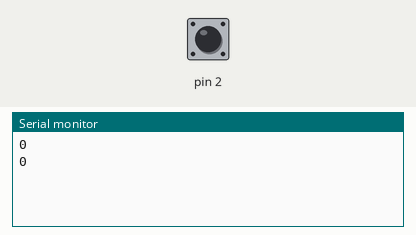
The sketch below on a simulated Arduino Uno, built with avr-gcc and run on an emulated ATmega328P. Parts: the last lines printed to the serial monitor. The test bench sets the inputs (shaded band); at power-on: pin 2 HIGH.

Above: at 1.2 s.
1.3 s: pin 2 pulled LOW for 0.15 s
At 2.7 s:
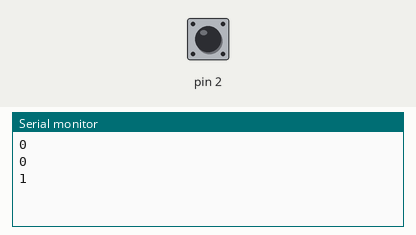
2.9 s: pin 2 pulled LOW for 1 s
At 3.8 s:
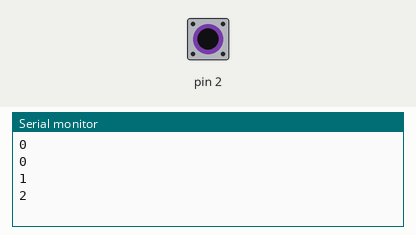
5.4 s: pin 2 pulled LOW for 0.15 s
At 6.8 s:
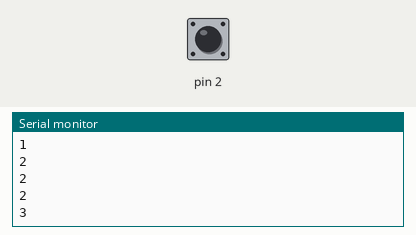
Timing chart, 0 to 8.4 s (numbered marks = the images above; inputs shaded):
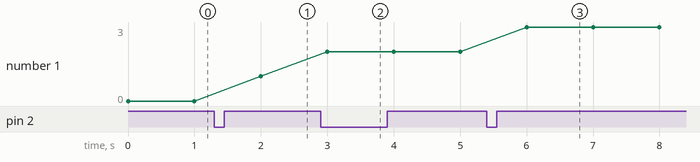

The sketch:

interrupts.ino
```cpp
// Counts falling edges on D2 (connect a button to GND) and reports them.
volatile unsigned long presses = 0;

void onPress() { presses++; }

void setup() {
    Serial.begin(115200);
    pinMode(2, INPUT_PULLUP);
    attachInterrupt(digitalPinToInterrupt(2), onPress, FALLING);
}

void loop() {
    noInterrupts();
    const unsigned long count = presses;
    interrupts();
    Serial.println(count);
    delay(1000);
}
```

Measured:
- after the input at 1.3 s, the serial monitor: prints a new line after 0.70 s (image 1)
- after the input at 2.9 s, the serial monitor: prints a new line after 0.10 s (image 2)
- after the input at 5.4 s, the serial monitor: prints a new line after 0.60 s (image 3)
- plotted number 1: 0 → 1 after the input at 1.3 s, 1 → 2 after the input at 2.9 s, 2 → 3 after the input at 5.4 s
